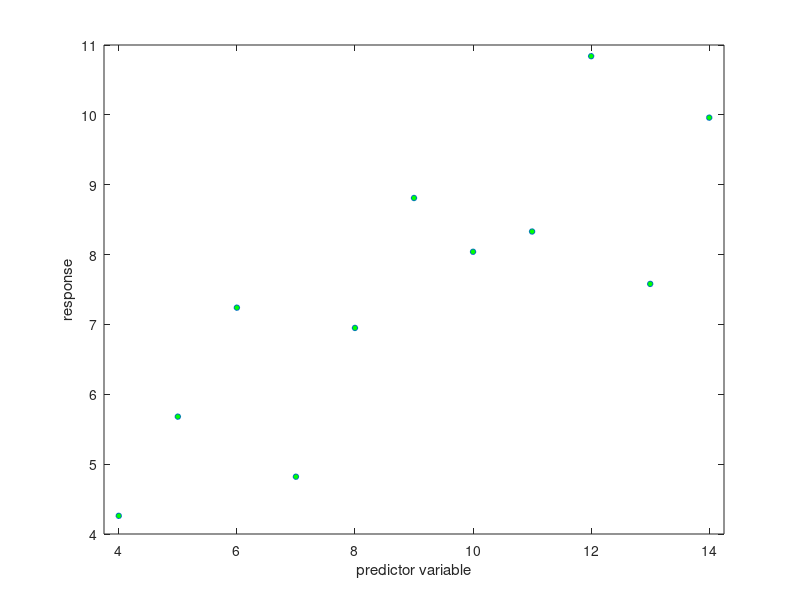

Recreate this plot in MATLAB. (Note: this script raises an error after producing the figure.)
%% Model Validation Tutorial
% Hypothesis testing based on a model that is invalid can lead to faulty
% conclusions. this tutorial goes over a few basic diagnostic procedures
% that can be used to test whether a model is valid. 

%% fit statistic
% The fit statistic is related to the correlation coefficient. The figure
% shows the total variation in the data decomposed into its constituent
% parts. The blue line represents the total variation. It goes from the
% measured point to the overall average. The sum of this distance squared
% is equal to the total sums of squares. The red line represents the
% variation explained by the regression model. It extends from the fitted
% line to the overal average and the sum of its length squared. Finally
% the residual error is represented by the green line. This is the amount
% of variation that is not explained by the regression. It extends from the
% line to the measured point. r^2 is the red/blue lengths squared is the
% percentage of the total variance that is explained by the line. In this
% model the sum of squares are additive so that 
%  SS(total) = SS(explained) + SS(error)
load remedial.mat

clf, set(gca,'nextplot', 'replace')
i = 1;
y = yy(:,i);
ybar = mean(y);

plot(xx(:,i), y, 'o', 'markerfacecolor', 'g', 'markersize', 4 );
border = [ -.25 .25 0 0 ];
a = axis + border;
axis(a);
ylabel('response');
xlabel('predictor variable');

h = refline( 0, mean(y) );
set(h,'linestyle', '-.', 'color', 'k');
text( 0.05, ybar + 1, 'ybar');
i = 1;

glm = encode(y, 0, 1, xx(:,i) );
glm.ls = mstats(glm);
refline(glm.ls.beta(2), glm.ls.beta(1) );

x = xx(:,i);
a = .075;
for i = 1:length(y)
    line( [x(i)-a x(i)-a], [y(i), ybar], 'color', 'b' );
    line( [x(i)+a x(i)+a], [y(i), glm.ls.yhat(i)], 'color', 'g' );
    line( [x(i)   x(i)  ], [ybar, glm.ls.yhat(i)], 'color', 'r' );
end;


text( 9,6,   'blue  length^2 = 41.27', 'fontsize', 12 );
text( 9,5.5, 'red   length^2 = 27.51', 'fontsize', 12 );
text( 9,5.0, 'green length^2 = 13.76', 'fontsize', 12 );
text( 9, 4.5,  '                  r^2 = red/blue', 'fontsize', 12 );
set(gca,'fontsize',12);


%% problem with fit
%Here is an interesting set of examples taken from the Ascombe dataset.
%Believe it or not each of the above plots have the same correlation
%coefficient, the same intercept and the same slope. It should be obvious
%that correlation doesn't capture important details about these data. The
%next set of slides will explain a better way to diagnose problems
%like these. Panel A shows a good fit with no serious problems with model
%assumptions. The other panels have various problems, and I'll show how to
%identify these types of problems below, while refering to this figure by
%the panel letters
clf, set(gca,'nextplot', 'replace')
lab = {'A' 'B' 'C' 'D' };
for i = 1:4
    subplot(2,2,i);
    plot( xx(:,i), yy(:,i), 'bo', 'markerfacecolor', 'g' );
    h =     refline;
    set(h, 'linestyle', '-.');
    [x,y] = getAxisInset( .05,.9 );
    text(x,y,lab{i}, 'fontweight', 'bold');    
end;

%% lack of fit introduction
% Lack of fit is an excelent statistic for linear regression models with
% continuous variables. If we use the example from panel B above you'll see
% what I mean. In this graph there is a clear curvature present and we are
% trying to fit a line to the data. Lack-of-fit will reveal this problem
% nicely. 
% Lack-of-fit breaks down the residual error into two parts. First is the
% part of the error that could be explained if each level of X were treated
% as a categorical variable. Second is the part that can't be explained.
% The latter is sometimes called pure error. The lack-of-fit test compares
% the amount of error explained by the categorical encoding to the pure
% error. A high ratio means that the data are not well fit by a line. 
% The graph illustrates how the error is broken down. The error from a
% linear regression model with a x treated as a continous variable is the
% distance^2 from the regression line to each point. The red and green
% lines show this broken down into explainable (red) and pure (green)
% parts. 
% The p-value is calculated like this
%   lof(glm), where glm is the model for continuos x
% A small p-value indicates the data aren't well modeled by a line

% load the data
load remedial.mat;  
figure
x = xx(:,2);        % curved dataset
y = yy(:,2);        % curved dataset

[x order] = sort(x);
y = y(order);

% lof requires replication so lets duplicate the y-values
% and add some noise
e = 1;             % make constant error for illustration
y = [y; y+e];      % replicate y plus error
x = [x; x];        % replicate fixed x (no extra error)

% plot x and y with a best-fit line
plot(x,y, 'o', 'markerfacecolor', 'k', 'markersize', 4, 'color', 'k');
refline;
a = axis;
a([ 1 2 3]) = [ 2.5 14.5 2.5];
axis(a);

% calculate mean response for each level of x
glm    = encode(y, 3, 1, x );   % encode x as categorical
u      = lsestimates( glm );    % least-squares estimates for y
                                
hold on;

% plot mean responses
xx = 4:14;
for i = 1:length(xx)
    % draw short hash line at the mean response for each x
    line( [xx(i)-.25 xx(i)+.25], [u.beta(i+1) u.beta(i+1)] );
end


% draw a line from the mean response to the least-square line
% this is the amount explainable by a better fit
% the mean response are the u from lsestimates
gmean = u.beta(2:end);  % group mean

% the predicted value of y at each x is still needed. 
glm    = encode( y, 0, 1, x );
ls     = mstats(glm);
lsline = x2fx(xx')*ls.beta;        % yhat at lnispace xx

for i = 1:length(xx)
    % for first point in the replicate
    h = line( [xx(i) xx(i)], [lsline(i) gmean(i)] );
    set(h,'color', 'r');
    % for second replicate
    h = line( [xx(i)-.1 xx(i)-.1], [lsline(i) gmean(i)] );
    set(h,'color', 'r');
end

% now draw a line from the response to the group mean
xx = x;
xx(1:10) = xx(1:10)-.1;
xx(11:end) = xx(11:end)+.1;
for i = 1:length(xx)
    h = line( [xx(i) xx(i)], [y(i) u.yhat(i)] );
    set(h,'color', 'g');
end;

[tx,ty]  = getAxisInset( .5, .3 );
text(tx,ty, '$1/n\sum red^2 =$ explainable error', ...
     'interpreter', 'latex');

[tx,ty]  = getAxisInset( .5, .25 );
text(tx,ty, '$1/n\sum green^2 =$ pure error', ...
     'interpreter', 'latex');
 
[tx,ty]  = getAxisInset( .5, .20 );
text(tx,ty, 'F = exlainable/pure', 'interpreter', 'latex');
 

% When the data contain replication you need to build a linear model with
% continuous x then call lof(glm)
glm = encode( y, 0, 1, x );
l = lof(glm);
[tx,ty]  = getAxisInset( .5, .15 );
text(tx,ty, sprintf( 'p = %.4f', l.pval), 'interpreter', 'latex');

%% Lack of fit using pseudo-replication
% If there is no replication, it often suffices to 
% bin the x's into groups and treat each group as a replicate. 
% I'll illustrate with the data from panel B. The color and shape of the
% markers indicates the binning. In general, the results maybe sensitive to
% how the data are binned. With these data you can see that binning reduces
% the signficance of the non-linearity, but the curvature is still
% detectable at a p-value < .05.
figure
load remedial
x = xx(:,2);
y = yy(:,2);

% plot x and y with a best-fit line
plot(x,y, '.');
refline;
a = axis;
a([ 1 2 3]) = [ 2.5 14.5 2.5];
axis(a);
hold on;

[n, bidx] = histc( x, 4:2:14 );             % bin x
[h, legh] = mscatter( x, y, bidx, bidx );   % color graph
delete(legh(1:2));
% calculate mean response for each level of x
glm    = encode(y, 0, 1, bidx );  % encode x as continuous
l = lof(glm);
[tx,ty]  = getAxisInset( .5, .15 );
text(tx,ty, sprintf( 'lack of fit (p = %.4f)', l.pval), 'interpreter', 'latex');

%% Outlying response (measurement error)
% In panel C there is a reponse that has an especially poor fit to the
% modeled line. The effect this response has on the line is shown by the
% green line compared to the dashed blue line which is the best fitting
% line if the green point is ignored. It is not generally a good idea to
% remove data from a dataset unless there is some physically justifiable
% reason. For example, in biological assays this can happen during
% high-throughput measurements because of mechnical failure to deliver the
% proper amount of reagents to the reaction. Outlying response don't always
% have a undue effect on the analysis you want to do. Often the desired
% result is achieved without removing data. 
clf, set(gca,'nextplot', 'replace')
i = 3;
x = xx(:,i);
y = yy(:,i);
plot( xx(:,i), yy(:,i), 'bo', 'markerfacecolor', 'g' );
hold on;
y(3) = [];
x(3) = [];
plot( x, y, 'bo', 'markerfacecolor', 'y' );
a = axis;
axis(a+border);
h = refline;
set(h(1),'linestyle', '-.');
set(h(2),'color', 'g');
title('The effect of outliers');
set(gca,'fontsize', 12);

%% Studentized residuals spot outlying response
% residuals are frequently used to diagnose poorly fitting models. The top
% plot shows a scatter plot with one large outlier and the bottom plot
% shows the studentized residuals, which strongly emphasizes the outliers.
% the principal behind this analysis is to build a model and estimate the 
% model error independent of the point we are trying to study. The residual
% error is then standarized by the independently estimated error. This is a
% great way to find outliers if there are very few (e.g. 1) in the dataset,
% otherwise a different robust measure of error is required. The principal
% is the same. First estimate the error without the questionable data and
% then standardize the residual errors and plot them. 
i = 3;
x = xx(:,i);
y = yy(:,i);
e = y + normrnd(0,.1*mean(y),size(y));
subplot(2,1,1);
plot( x,y+e,'bo', 'markerfacecolor', 'g' );
refline;
title('The effect of outliers');
ylabel('response');

subplot(2,1,2);
rs = regstats( y, x );
plot( x, rs.studres, 'bd', 'markerfacecolor', 'g');
a = axis;
axis(a+border);
ylabel('std deviations');
title('studentized residuals');


%% Residual plots
% Residuals plots are useful to reveal model problems. The top plot shows a
% curve-linear relatinship that is modeled by a straight line. There are
% several ways to look at the residual. One way is to plot them in the
% order the data were gathered. This can reveal systematic bias in the data
% gathering over time. If the data were collected in batches, for example,
% the residual error may reflect batch-to-batch variability (even if you
% didn't know the data were gathered this way). If you find systematic
% patterning in the data, you may want to look for a cause that you can
% include in the model. Another way to look at residuals is by comparing
% the predicited value of a response to the residual error. The data in the
% plot come from panel B above. These data are clearly curvilinear, which
% is often easier to see when they are rotated horizontally. The residual
% plot is draw using resid_olot( mstats(glm)). The data are automatically
% binned (or colored by extra input arguments) to aid in identifying
% certain patterns. 
clf, set(gca,'nextplot', 'replace')
x = xx(:,2);
y = yy(:,2);
subplot(2,1,1);
plot( x,y,'bo', 'markerfacecolor', 'g' );
refline;
title('bad fit');
ylabel('response');

subplot( 2,1,2);
glm = encode( y, 0, 1, x );
resid_plot( mstats(glm) );

%% Outliers in X (The effect of leverage)
% The data here are from Panel D above and has a major problem with
% leverage at x=19. Two possible responses are shown for the x=19. as you
% see the the line always go through the point. Thus the point at x=19 has 
% perfect leverage on the line. This is a sign of a bad design or unlucky
% observational data. 
% A high leverage point isn't bad in-and-of itself, it is simply dangerous. 
% It makes the measurement at that value extremely important compared to
% other measurements. An outlying y-value at a level of x with poor
% leverage, won't matter as much as an outlying response at a level of
% higher lverage. 
% With continuous values of x values farthest from the mean have the most
% leverage. With categorical variables it is the levels with the fewest
% replicates that have the most leverage. In experimental design it is
% important to keep leverage in mind. With categorical variables a balanced
% design is usually best. With continous variables it is more comlicated,
% but replication on each end of a line is more useful than replication
% near the mean because the data near the ends are more influential and
% these are the ones you'll want he best estimates

load remedial
clf, set(gca,'nextplot', 'replace')
x = xx(:,4);
y = yy(:,4);
y(8) = y(8) - 4;
plot( x, y, 'bo', 'markerfacecolor', 'y' );
hold on;
plot( xx(:,4), yy(:,4), 'bo', 'markerfacecolor', 'g' );
a = axis;
axis(a+border);
h = refline;
title('The effect of leverage')
set(gca,'fontsize', 12);
set(h(2),'linestyle', '-.');

%% Leverage plot
% leverage_plot lets you investigate outlying x observations
% here is the leverage plot for the plot above
clf, set(gca,'nextplot', 'replace')
glm = encode(yy(:,4), 0, 1, xx(:,4));
leverage_plot(glm);
title('leverage plot', 'fontsize', 12);


%% unequal variance
% Our linear models assume that the error variance is constant for all
% levels of x. It is therefore a violation of our assumptions if variance,
% for example, increases with levels as x increases.
% Here is a scatter plot showing (non-obvious) a dataset with unequal
% variance (heteroscedastic)
clf, set(gca,'nextplot', 'replace')
x = (1:100)';
y = x;
e = normrnd( 0, .1, size(y) ).*sqrt(x);
plot( x, y+e, 'bo', 'markerfacecolor', 'y' );
title('unequal variance');

%% diagnosing unequal variance
% To diagnose the problem you could use variance_plot or even resid_plot.
% Here I show the scatterplot in the top panel and the variance plot in the
% bottom panel. Now the unequal variance is obvious. the breush_pagen test
% is used to formally test the signifance of the unequal variance
clf, set(gca,'nextplot', 'replace')
subplot( 2,1,1);
plot(x, y+e, 'bo', 'markerfacecolor', 'y' );
title('unequal variance');

subplot( 2,1,2);
glm = encode( y+e, 0, 1, x );
variance_plot( mstats(glm) );
[x,y] = getAxisInset(.5,.8);
text(x,y,sprintf( 'breusch pagan test: p = %.4f', breusch_pagan(glm)) );

%% Dropped variable plot
% A dropped variable plot help visualize the effect of each variable in a
% model. It goes hand-in-hand with an anova, because it shows how each
% model accounts for the overall variability in the model
% I've used the weather example here and a sstype III anova. 
% The whole plot was produced using dvplot(glm). Each panel shows the
% residual plot after dropping the given variable from the model. Each
% panel should be compared to its reference plot, which, in this case, is
% the last plot. The last plot is a function  of all variable, f(all). 
% Visual inspection shows that dropping g1 from the reference adds a bit of
% noise. There also appears to be non-random pattern in the residuals. This
% would be a problem for models not-including g1. dropping g2, f(~g2), is
% devasting. There is a huge amount of variation explained by g2,while dropping  
% g3 has little effect. similarily dropping interactions including g3 are
% do not appear to be very important. This should all be reflected by
% looking at the results of an anova.


% dvplot takes the same arguments as anova
clf, set(gca,'nextplot', 'replace')
load weather
glm = encode( y, 3, 3, g1, g2, g3 );
dvplot(glm);


% look at anova results
figure
a = anova(glm);
a.source = regexprep( a.source, '\|.*$', '');
plot_table(anova_table(a));


% revise model and exclude g3
figure
glm = encode( y, 3, 3, g1, g2 );    % setting degree > number of variable uses largest possible degree
dvplot(glm);



